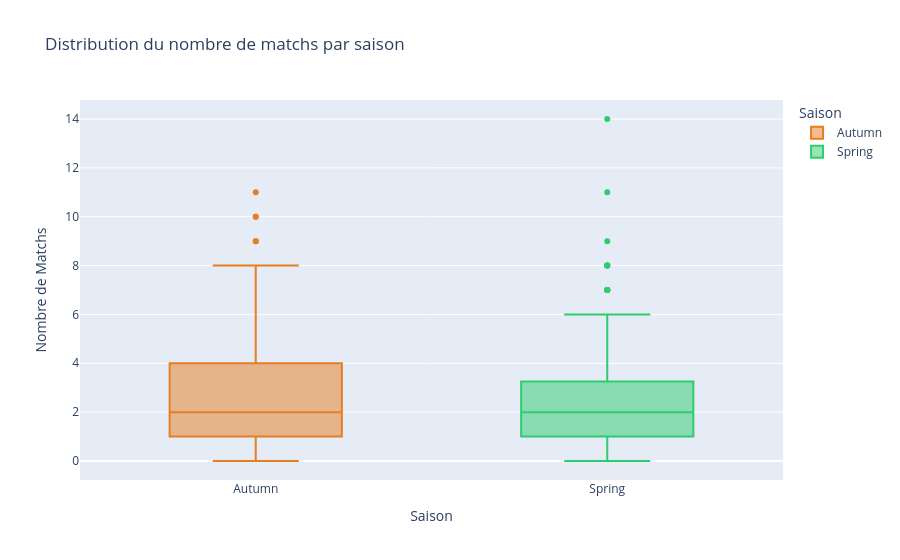

Write notebook code for a chart like this one.
### Markdown cell above
## 7. Visualisation

Les graphiques ci-dessous illustrent la distribution du nombre de matchs par saison ainsi que la comparaison des moyennes.

### Code cell
## box plot - distribution par saison
fig_box = px.box(
    per_person,
    x='season',
    y='nb_matchs',
    color='season',
    title="Distribution du nombre de matchs par saison",
    labels={
        'nb_matchs': 'Nombre de Matchs',
        'season': 'Saison'
    },
    color_discrete_map={'Spring': '#2ecc71', 'Autumn': '#e67e22'}
)

fig_box.show()

### Figure 1 — Plotly figure (JSON) as saved in the notebook; plotly's stock layout.template omitted (floating-point values rounded to 4 significant figures; data arrays with more than 128 entries replaced by an {"elided": "..."} marker saying what was removed)
{"data": [{"alignmentgroup": "True", "hovertemplate": "Saison=%{x}<br>Nombre de Matchs=%{y}<extra></extra>", "legendgroup": "Autumn", "marker": {"color": "#e67e22"}, "name": "Autumn", "notched": false, "offsetgroup": "Autumn", "orientation": "v", "showlegend": true, "type": "box", "x": {"elided": "350 str values"}, "x0": " ", "xaxis": "x", "y": {"elided": "350 int values"}, "y0": " ", "yaxis": "y"}, {"alignmentgroup": "True", "hovertemplate": "Saison=%{x}<br>Nombre de Matchs=%{y}<extra></extra>", "legendgroup": "Spring", "marker": {"color": "#2ecc71"}, "name": "Spring", "notched": false, "offsetgroup": "Spring", "orientation": "v", "showlegend": true, "type": "box", "x": {"elided": "201 str values"}, "x0": " ", "xaxis": "x", "y": {"elided": "201 int values"}, "y0": " ", "yaxis": "y"}], "layout": {"boxmode": "overlay", "legend": {"title": {"text": "Saison"}, "tracegroupgap": 0}, "title": {"text": "Distribution du nombre de matchs par saison"}, "xaxis": {"anchor": "y", "categoryarray": ["Autumn", "Spring"], "categoryorder": "array", "domain": [0, 1], "title": {"text": "Saison"}}, "yaxis": {"anchor": "x", "domain": [0, 1], "title": {"text": "Nombre de Matchs"}}}}
